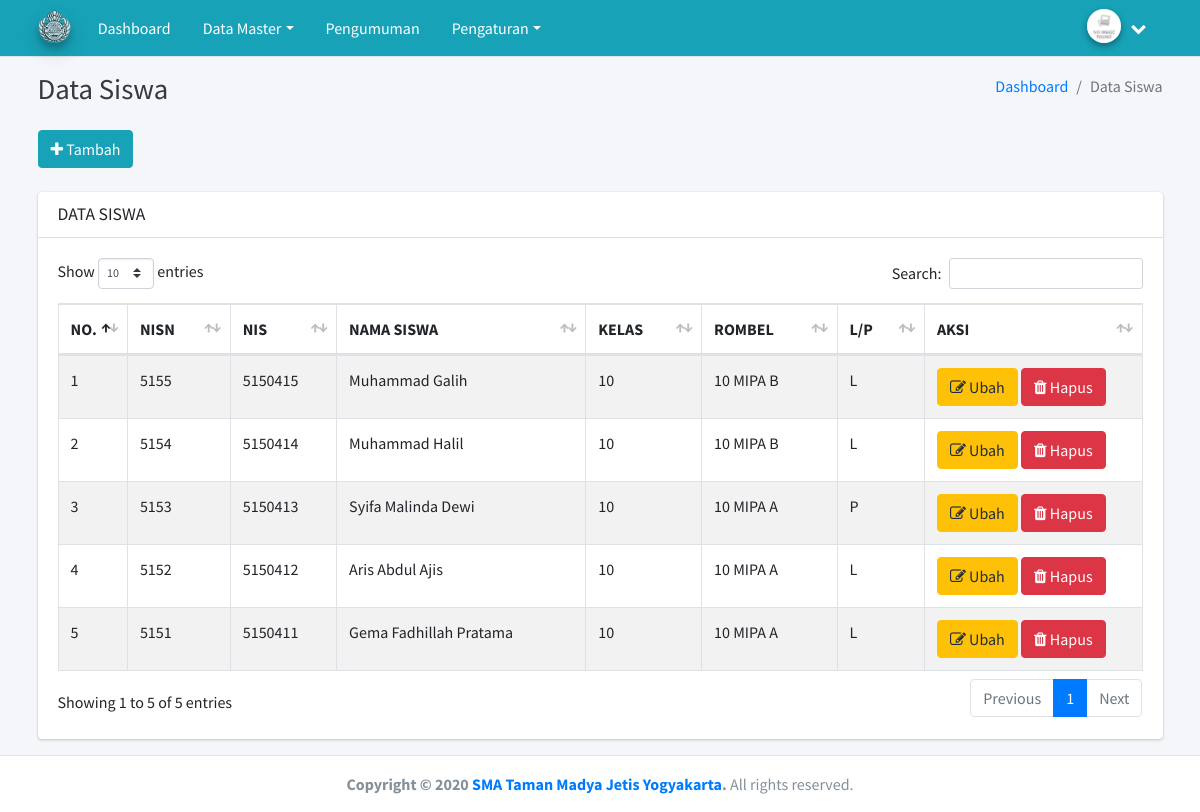
Page /index.php/admin/siswa on the committed database.
### tables this page shows
CREATE TABLE `profil_sekolah` (
  `id_profil_sekolah` int(11) NOT NULL,
  `nama` varchar(100) NOT NULL,
  `kepala` varchar(50) NOT NULL,
  `telepon` varchar(15) NOT NULL,
  `email` varchar(50) NOT NULL,
  `website` varchar(100) NOT NULL,
  `logo` text NOT NULL,
  `alamat` text NOT NULL
);

CREATE TABLE `siswa` (
  `id_siswa` int(11) NOT NULL,
  `id_kelas` int(11) NOT NULL,
  `id_rombel` int(11) NOT NULL,
  `nis` varchar(30) NOT NULL,
  `nisn` varchar(30) NOT NULL,
  `password` varchar(60) NOT NULL,
  `nama_siswa` varchar(50) NOT NULL,
  `jk_siswa` enum('L','P','','') NOT NULL,
  `foto` text NOT NULL,
  `alamat` text NOT NULL
);

CREATE TABLE `kelas` (
  `id_kelas` int(11) NOT NULL,
  `kelas` varchar(10) NOT NULL
);

CREATE TABLE `rombel` (
  `id_rombel` int(11) NOT NULL,
  `id_jurusan` int(11) NOT NULL,
  `id_guru` int(11) NOT NULL,
  `rombel` varchar(30) NOT NULL
);

### application/views/admin/layout/v_wrapper.php (called while the page is built)
<?php
include 'v_head.php';
include 'v_nav.php';
include 'v_content.php';
include 'v_footer.php';
?>

### application/controllers/admin/Siswa.php (called while the page is built, shortened)
<?php
class Siswa extends CI_Controller {
	public function __construct()
	{
		$this->load->model('siswa_model', 'siswa');
		$this->load->model('kelas_model', 'kelas');
	}
	public function index()
	{
		$data = array(
			'title'	=> 'Data Siswa | Apps Sekolah',
			'data'	=> $this->siswa->list(),
			'content'	=> 'admin/siswa/v_content'
		);
		$this->load->view('admin/layout/v_wrapper', $data, FALSE);
	}
}

### index.php (called while the page is built, shortened)
<?php
require_once BASEPATH.'core/CodeIgniter.php';

### application/models/Public_model.php (called while the page is built, shortened)
<?php
class Public_model extends CI_Model {
	public function get_admin($id_admin)
	{
		$this->db->select('*');
		$this->db->from('admin');
		$this->db->where('id_admin', $id_admin);
		$query = $this->db->get();
		return $query->row();
	}
	public function get_profil_sekolah($id=1)
	{
		$this->db->select('*');
		$this->db->from('profil_sekolah');
		$this->db->where('id_profil_sekolah', $id);
		$query = $this->db->get();
		return $query->row();
	}
}

### application/views/admin/layout/v_content.php (called while the page is built)
<?php
if ($content)
{
	$this->load->view($content);
}
?>

### application/models/Siswa_model.php (called while the page is built, shortened)
<?php
class Siswa_model extends CI_Model {
	public function list()
	{
		$this->db->select('*');
		$this->db->from('siswa');
		$this->db->join('kelas', 'siswa.id_kelas = kelas.id_kelas', 'left');
		$this->db->join('rombel', 'siswa.id_rombel = rombel.id_rombel', 'left');
		$this->db->order_by('id_siswa', 'desc');
		$query = $this->db->get();
		return $query->result();
	}
}

### application/views/admin/siswa/v_content.php (the view, shortened to what this page needs)
<div class="content-wrapper">
  <div class="content-header">
    <div class="container">
      <div class="row mb-2">
        <div class="col-sm-6">
          <h1 class="m-0 text-dark"> Data Siswa</h1>
        </div>
        <div class="col-sm-6">
          <ol class="breadcrumb float-sm-right">
            <li class="breadcrumb-item"><a href="#">Dashboard</a></li>
            <li class="breadcrumb-item active">Data Siswa</li>
          </ol>
        </div>
      </div>
    </div>
  </div>
  <div class="content">
    <div class="container">
      <a href="<?= base_url() ?>admin/siswa/add" class="btn btn-primary"><i class="fa fa-plus"></i> Tambah</a>
      <br><br>
      <div class="row">
        <div class="col-lg-12">
          <div class="card">
            <div class="card-header">
              <h3 class="card-title"> DATA SISWA</h3>
            </div>
            <div class="card-body">
              <table id="example1" class="table table-bordered table-striped">
                <thead>
                  <tr>
                    <th>NO.</th>
                    <th>NISN</th>
                    <th>NIS</th>
                    <th>NAMA SISWA</th>
                    <th>KELAS</th>
                    <th>ROMBEL</th>
                    <th>L/P</th>
                    <th>AKSI</th>
                  </tr>
                </thead>
                <tbody>
                  <?php $no=1; foreach($data as $siswa){?>
                    <tr>
                      <td width="5%"><?= $no ++?></td>
                      <td><?= $siswa->nisn ?></td>
                      <td><?= $siswa->nis ?></td>
                      <td><?= $siswa->nama_siswa ?></td>
                      <td><?= $siswa->kelas ?></td>
                      <td><?= $siswa->rombel ?></td>
                      <td><?= $siswa->jk_siswa ?></td>
                      <td width="20%">
                        <a href="<?= base_url() ?>admin/siswa/edit/<?= $siswa->id_siswa ?>" class="btn btn-warning"><i class="fa fa-edit"></i> Ubah</a>
                        <a href="<?= base_url() ?>admin/siswa/delete/<?= $siswa->id_siswa ?>" class="btn btn-danger" onclick='return confirm("Apakah anda yakin, siswa tidak bisa dikembalikan setelah dihapus ?")'><i class="fa fa-trash"></i> Hapus</a>
                      </td>
                    </tr>
                  <?php } ?>
                </tbody>
              </table>
            </div>
          </div>
        </div>
      </div>
    </div>
  </div>
</div>

### application/views/admin/layout/v_nav.php (shortened to what this page needs)
<nav class="main-header navbar navbar-expand-md navbar-light navbar-white">
  <div class="container">
    <a href="<?= base_url() ?>admin/dashboard" class="navbar-brand">
      <img src="<?= base_url() ?>public/media/upload-profil-sekolah/<?= $data_profil_sekolah->logo ?>" alt="AdminLTE Logo" class="brand-image img-circle elevation-3"
      style="opacity: .8">
    </a>
    <div class="collapse navbar-collapse order-3" id="navbarCollapse">
      <ul class="navbar-nav">
        <li class="nav-item">
          <a href="<?= base_url() ?>admin/dashboard" class="nav-link">Dashboard</a>
        </li>
        <li class="nav-item dropdown">
          <a id="dropdownSubMenu1" href="#" data-toggle="dropdown" aria-haspopup="true" aria-expanded="false" class="nav-link dropdown-toggle">Data Master</a>
        </li>
        <li class="nav-item">
          <a href="<?= base_url() ?>admin/pengumuman" class="nav-link">Pengumuman</a>
        </li>
        <li class="nav-item dropdown">
          <a id="dropdownSubMenu1" href="#" data-toggle="dropdown" aria-haspopup="true" aria-expanded="false" class="nav-link dropdown-toggle">Pengaturan</a>
        </li>
      </ul>
    </div>
    <ul class="order-1 order-md-3 navbar-nav navbar-no-expand ml-auto">
      <li class="nav-item dropdown user-menu">
        <a href="#" class="nav-link dropdown-toggle" data-toggle="dropdown">
          <?php if (empty($data_admin->foto)): ?>
            <img src="<?= base_url() ?>public/media/icon/no-img.jpg" class="user-image img-circle elevation-2" alt="User Image">
            <?php else: ?>
              <img src="<?= base_url() ?>public/media/upload-admin/<?= $data_admin->foto ?>" class="user-image img-circle elevation-2" alt="User Image">
            <?php endif ?>
            <span class="d-none d-md-inline"><?= $data_admin->nama ?></span> <i class="fa fa-chevron-down"></i>
          </a>
      </li>
    </ul>
  </div>
</nav>

### application/views/admin/layout/v_footer.php (shortened to what this page needs)
<footer class="main-footer">
  <center><strong>Copyright &copy; 2020 <a href="https://adminlte.io"><?= $data_profil_sekolah->nama ?></a>.</strong> All rights reserved.</center>
</footer>
</div>
</body>
</html>

### rows in the picture
profil_sekolah: logo (picture), nama "SMA Taman Madya Jetis Yogyakarta"
siswa: nisn "5155", nis "5150415", nama_siswa "Muhammad Galih", id_kelas.kelas "10", id_rombel.rombel "10 MIPA B", jk_siswa "L"
siswa: nisn "5154", nis "5150414", nama_siswa "Muhammad Halil", id_kelas.kelas "10", id_rombel.rombel "10 MIPA B", jk_siswa "L"
siswa: nisn "5153", nis "5150413", nama_siswa "Syifa Malinda Dewi", id_kelas.kelas "10", id_rombel.rombel "10 MIPA A", jk_siswa "P"
siswa: nisn "5152", nis "5150412", nama_siswa "Aris Abdul Ajis", id_kelas.kelas "10", id_rombel.rombel "10 MIPA A", jk_siswa "L"
siswa: nisn "5151", nis "5150411", nama_siswa "Gema Fadhillah Pratama", id_kelas.kelas "10", id_rombel.rombel "10 MIPA A", jk_siswa "L"
